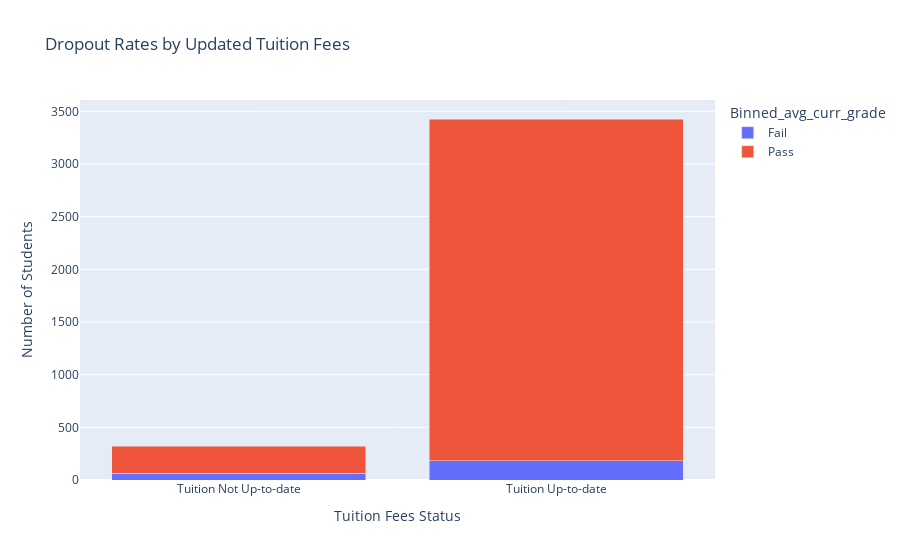

This figure's notebook cell:
### Code cell
# Mapping original values to custom labels
tuition_fee_mapping = {0: 'Tuition Not Up-to-date', 1: 'Tuition Up-to-date'}

# Creating a stacked bar chart with Plotly
fig = px.bar(grouped_df, 
             x='Tuition_fees_up_to_date', 
             y='Count', 
             color='Binned_avg_curr_grade', 
             barmode='stack',
             labels={'Tuition_fees_up_to_date': 'Tuition Fees Status', 'Count': 'Number of Students', 'Target': 'Dropout Status'},
             title='Dropout Rates by Updated Tuition Fees',
             category_orders={"Tuition_fees_up_to_date": ['Tuition Not Up-to-date','Tuition Up-to-date']}
             )

# Update the x-axis labels based on the mapping
fig.update_xaxes(tickvals=[0, 1], ticktext=['Tuition Not Up-to-date', 'Tuition Up-to-date'])

# Display the plot
fig.show()

### Figure 1 — Plotly figure (JSON) as saved in the notebook; plotly's stock layout.template omitted (floating-point values rounded to 4 significant figures)
{"data": [{"alignmentgroup": "True", "hovertemplate": "Binned_avg_curr_grade=Fail<br>Tuition Fees Status=%{x}<br>Number of Students=%{y}<extra></extra>", "legendgroup": "Fail", "marker": {"color": "#636efa", "pattern": {"shape": ""}}, "name": "Fail", "offsetgroup": "Fail", "orientation": "v", "showlegend": true, "textposition": "auto", "type": "bar", "x": [0, 1], "xaxis": "x", "y": [65, 181], "yaxis": "y"}, {"alignmentgroup": "True", "hovertemplate": "Binned_avg_curr_grade=Pass<br>Tuition Fees Status=%{x}<br>Number of Students=%{y}<extra></extra>", "legendgroup": "Pass", "marker": {"color": "#EF553B", "pattern": {"shape": ""}}, "name": "Pass", "offsetgroup": "Pass", "orientation": "v", "showlegend": true, "textposition": "auto", "type": "bar", "x": [0, 1], "xaxis": "x", "y": [256, 3246], "yaxis": "y"}], "layout": {"autosize": true, "barmode": "stack", "legend": {"title": {"text": "Binned_avg_curr_grade"}, "tracegroupgap": 0}, "title": {"text": "Dropout Rates by Updated Tuition Fees"}, "xaxis": {"anchor": "y", "autorange": true, "categoryarray": ["Tuition Not Up-to-date", "Tuition Up-to-date"], "categoryorder": "array", "domain": [0, 1], "range": [-0.5, 1.5], "ticktext": ["Tuition Not Up-to-date", "Tuition Up-to-date"], "tickvals": [0, 1], "title": {"text": "Tuition Fees Status"}, "type": "linear"}, "yaxis": {"anchor": "x", "autorange": true, "domain": [0, 1], "range": [0, 3607.0], "title": {"text": "Number of Students"}, "type": "linear"}}}
